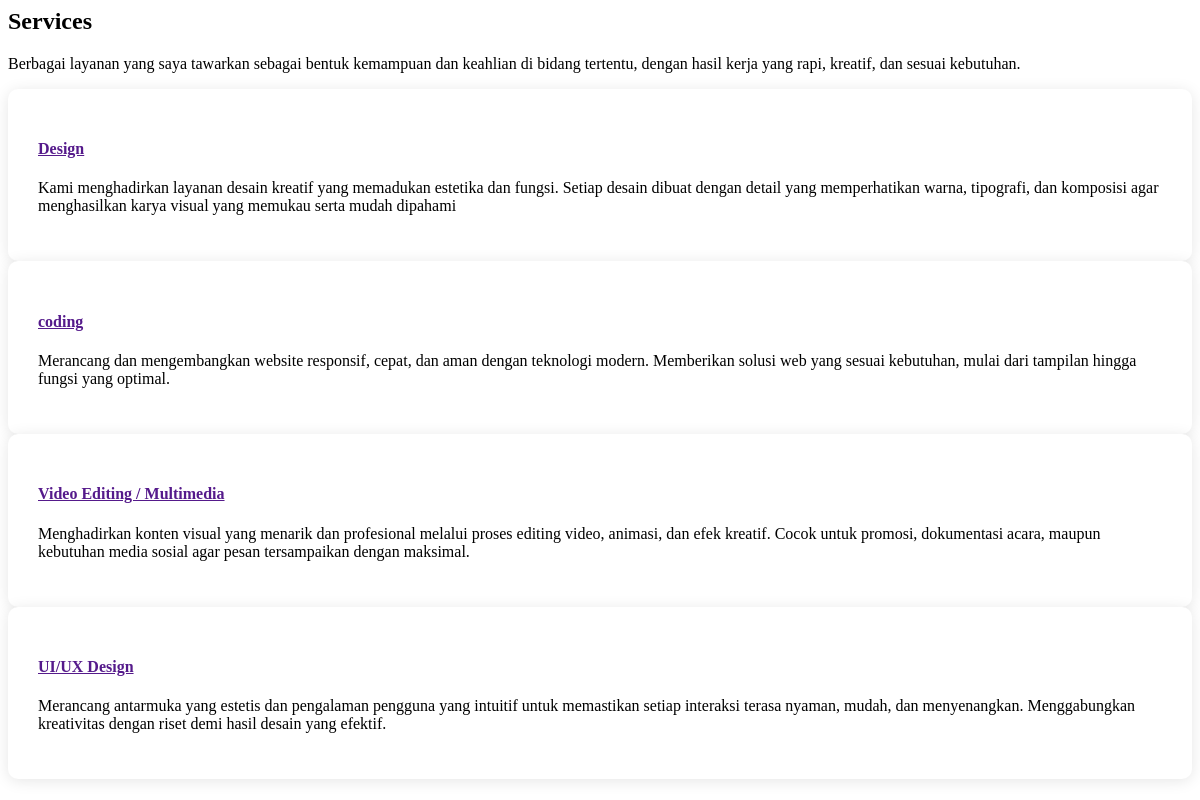
Screenshot of /frontend/sections/service.php with the database file from the repository.
### tables this page shows
CREATE TABLE `services` (
  `id` bigint NOT NULL,
  `icon` text NOT NULL,
  `job` varchar(255) NOT NULL,
  `description` text NOT NULL
);

### frontend/sections/service.php (the view, shortened to what this page needs)
     <?php
   include '../config/connection.php';
    $services ="SELECT * FROM services";
    $result = mysqli_query($connect, $services) or die(mysqli_error($connect));
?>
<section id="services" class="services section">
      <div class="container section-title" data-aos="fade-up">
    <div class="text-center mb-3">
      <h2 class="mb-0">Services</h2>
      </div>
        <p>Berbagai layanan yang saya tawarkan sebagai bentuk kemampuan dan keahlian di bidang tertentu, dengan hasil kerja yang rapi, kreatif, dan sesuai kebutuhan.</p>
      </div>
      <div class="container">
        <div class="row gy-4">
          <?php while ($item = $result->fetch_object()):?>
          <div class="col-xl-3 col-md-6 d-flex" data-aos="fade-up" data-aos-delay="100">
            <div class="service-item position-relative">
              <h4><a href="" class="stretched-link"><?= $item->job?></a></h4>
              <p><?= $item->description?></p>
            </div>
          </div>
            <?php endwhile; ?>
        </div>
      </div>
    </section>

### frontend/sections/service.php (style rules this page uses)
.service-item { background: #ffffff; padding: 30px; border-radius: 10px; box-shadow: 0px 2px 15px rgba(0, 0, 0, 0.1); transition: all 0.4s ease; text-align: left; }

### rows the page displays
services: job "Design", description "Kami menghadirkan layanan desain kreatif yang memadukan estetika dan fungsi. Setiap desain dibuat dengan detail yang memperhatikan warna, tipografi, dan komposisi agar menghasilkan karya visual yang memukau serta mudah dipahami"
services: job "coding", description "Merancang dan mengembangkan website responsif, cepat, dan aman dengan teknologi modern. Memberikan solusi web yang sesuai kebutuhan, mulai dari tampilan hingga fungsi yang optimal."
services: job "Video Editing / Multimedia", description "Menghadirkan konten visual yang menarik dan profesional melalui proses editing video, animasi, dan efek kreatif. Cocok untuk promosi, dokumentasi acara, maupun kebutuhan media sosial agar pesan tersampaikan dengan maksimal."
services: job "UI/UX Design", description "Merancang antarmuka yang estetis dan pengalaman pengguna yang intuitif untuk memastikan setiap interaksi terasa nyaman, mudah, dan menyenangkan. Menggabungkan kreativitas dengan riset demi hasil desain yang efektif."
